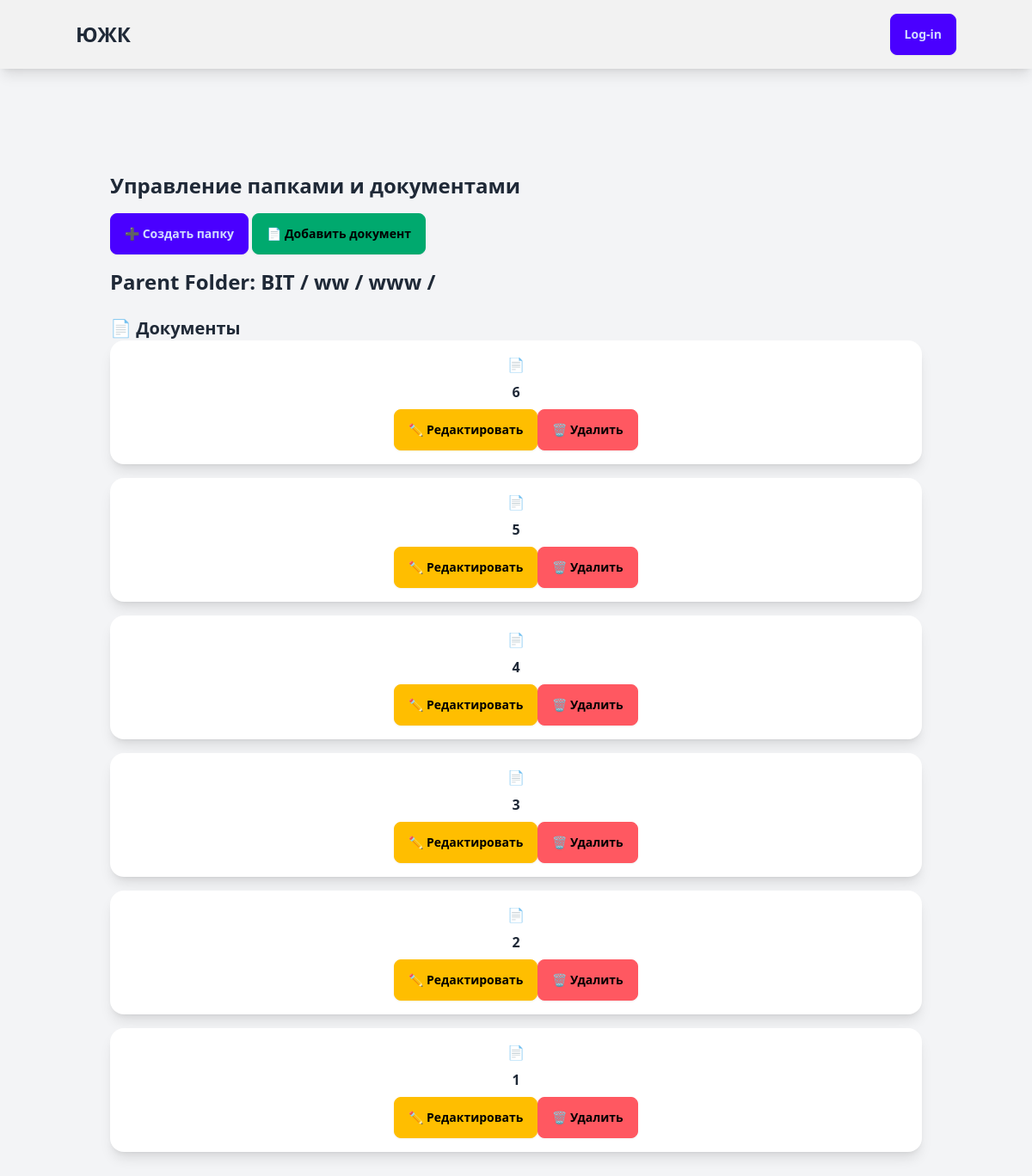
The app's page /TD/6/ with its own data.
### blog/models.py (models this page shows, shortened)
class Folder(models.Model):
    name = models.CharField(max_length=255, unique=True)
    parent = models.ForeignKey(
        "self", on_delete=models.CASCADE, null=True, blank=True, related_name="subfolders"
    )

class TurnoverDocument(models.Model):
    class Status(models.TextChoices):
        DRAFT = 'DF', 'Draft'
        PUBLISHED = 'PB', 'Published'
    objects = models.Manager()
    published = PublishedManager()
    title = models.CharField(max_length=255)
    description = models.TextField(blank=True, null=True)
    author = models.ForeignKey(settings.AUTH_USER_MODEL, on_delete=models.CASCADE, related_name='document_post')
    created_at = models.DateTimeField(auto_now_add=True)
    updated_at = models.DateTimeField(auto_now=True)
    publish_by = models.DateTimeField(default=timezone.now)
    document_type = models.ForeignKey(document_types, on_delete=models.CASCADE)
    document_file = models.FileField(upload_to='blog/static/images/', null=True, blank=True)
    slug = models.SlugField(max_length=250, unique_for_date='publish_by')
    status = models.CharField(
        max_length=2,
        choices=Status.choices,
        default=Status.DRAFT
    )
    tags = TaggableManager()
    folder = models.ForeignKey(Folder, on_delete=models.SET_NULL, null=True, blank=True, related_name="documents")
    class Meta:
        ordering = ['-publish_by']
        indexes = [models.Index(fields=['-publish_by'])]
    def get_absolute_url(self):
        return reverse('TD:TD_detail', args=[self.publish_by.year, self.publish_by.month, self.publish_by.day, self.slug])

### blog/views.py (the view)
# urls.py: path("", views.folder_list, name="folder_list"),
def folder_list(request, folder_id=None):
    if folder_id:
        parent_folder = get_object_or_404(Folder, id=folder_id)
        folders = parent_folder.subfolders.all()
        documents = parent_folder.documents.all()
    else:
        parent_folder = None
        folders = Folder.objects.filter(parent__isnull=True)
        documents = TurnoverDocument.objects.filter(folder__isnull=True)
    breadcrumbs = []
    temp = parent_folder
    while temp:
        breadcrumbs.insert(0, temp)
        temp = temp.parent
    return render(request, "folders/folder_list.html", {
        "parent_folder": parent_folder,
        "breadcrumbs": breadcrumbs,
        "folders": folders,
        "documents": documents,
    })

### templates/folders/folder_list.html (shortened to what this page needs)
{% extends 'blog/base.html' %}
{% block content %}
<div class="container mx-auto p-4">
    <h1 class="text-2xl font-bold mb-4">Управление папками и документами</h1>
    <div class="mb-4">
        <button class="btn btn-primary mr-2" onclick="openModal()" >➕ Создать папку</button>
        <a href="{% url 'TD:document_create' %}" class="btn btn-success">📄 Добавить документ</a>
    </div>
    <h1 class="text-2xl font-bold text-primary">
    {% if parent_folder %}
        Parent Folder:
        {% for ancestor in breadcrumbs %}
            <a href="{% url 'TD:folder_detail' ancestor.id %}" class="text-blue-500 hover:underline">
                {{ ancestor.name }}
            </a> /
        {% endfor %}
    {% endif %}
    </h1>
    <h2 class="text-xl font-semibold mt-6">📄 Документы</h2>
    <div class="grid grid-cols-2 md:grid-cols-3 lg:grid-cols-4 gap-4">
        {% for document in documents %}
        <div class="card bg-base-100 shadow-lg p-4 flex flex-col items-center text-center">
            <a href="{{ document.get_absolute_url }}" class="text-6xl">📄</a>
            <div class="font-bold mt-2">{{ document.title }}</div>
            <div class="flex mt-2">
                <a href="{% url 'TD:document_update' document.id %}" class="btn btn-warning btn-sm mr-2">✏ Редактировать</a>
                <form action="{% url 'TD:document_delete' document.id %}" method="post">
                    <button type="submit" class="btn btn-error btn-sm">🗑 Удалить</button>
                </form>
            </div>
        </div>
        {% empty %}
        <p class="col-span-4 text-gray-500">Документы отсутствуют</p>
        {% endfor %}
    </div>
</div>
{% endblock %}

### records on screen
Folder: name "ВІТ"
Folder: name "ww"
Folder: name "www"
TurnoverDocument: title "6"
TurnoverDocument: title "5"
TurnoverDocument: title "4"
TurnoverDocument: title "3"
TurnoverDocument: title "2"
TurnoverDocument: title "1"
